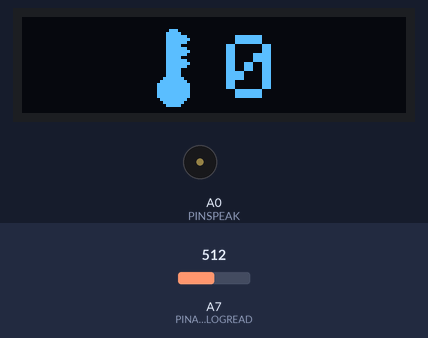
Bench run of a sketch on a simulated Arduino Nano, built with avr-gcc and run on an emulated ATmega328P. On the bench: 128×32 one-colour display, buzzer (waves = sounding). The inputs (shaded band) are chosen by the test bench; at power-on: A7 (PINANALOGREAD) = 512. What the sketch prints to the serial monitor is not drawn.

Above: at 3.2 s.
3.3 s: A7 (PINANALOGREAD) set to 381
At 5.7 s:
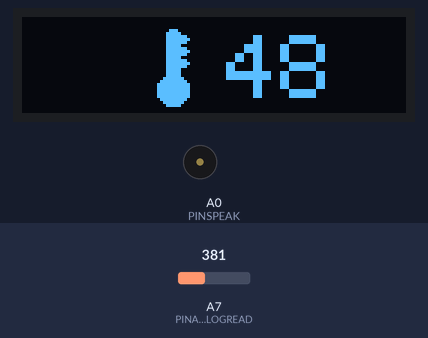
6.3 s: A7 (PINANALOGREAD) set to 358
At 7.21 s:
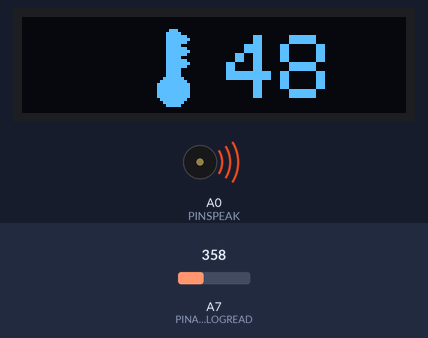
9.3 s: A7 (PINANALOGREAD) set to 306
At 11.7 s:
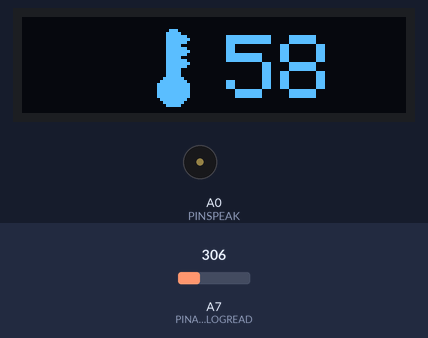
Timing chart, 0 to 13.2 s (numbered marks = the images above; inputs shaded):
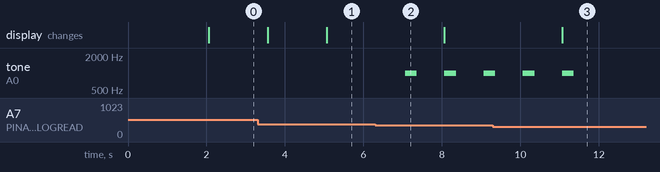

The sketch:

arduinoSSD1306TEMP.ino
```cpp
// (licence header left out)
#include <Arduino.h>
#include <Wire.h>
#include <Adafruit_GFX.h>
#include <Adafruit_SSD1306.h>

#define PINSPEAK A0 //Пин для подключения динамика
#define PINANALOGREAD A7
#define LIMITTEMP 50

#define SCREEN_WIDTH 128 // Ширина OLED-дисплея, в пикселях
#define SCREEN_HEIGHT 32 // Высота OLED-дисплея, в пикселях
// Декларация для дисплея SSD1306, подключенного к I2C (контакты SDA, SCL)
#define OLED_RESET -1 // Сброс pin-кода # (или -1, если используется общий pin-код сброса Arduino)

Adafruit_SSD1306 display(SCREEN_WIDTH, SCREEN_HEIGHT, &Wire, OLED_RESET);

int a = 0;
int b = 0;
int tempnow = 0; // Конечное значение, которое используется для всех вычислений

const int sizearrtemp = 5; // Размер массива для фильтрации // Если хочешь повысить фильтрацию и правность просто увеличивай число,  но тогда первый запуск будет  очень  длинным.
int arrtemp[sizearrtemp]; // Сам массив фильтрации

int flagspeakcount = 0;

uint32_t timer = 0; //Таймер для псевдомного поточности
uint32_t timer1 = 0; //Таймер для псевдомного поточности
uint32_t timer2 = 0; //Таймер для псевдомного поточности
uint32_t timer3 = 0; //Таймер для псевдомного поточности

void setup() {
  Serial.begin(115200); //Иницлизация порта
  Serial.println("Start OK!");
  for(int i = 0; i < sizearrtemp; i++){//Тут мы складываем все значения массива в сумму
    arrtemp[i] = 0; //Почистим в начале массив дабы избежать мусора при первом запуске
  }
  if (!display.begin(SSD1306_SWITCHCAPVCC, 0x3C)) {
    Serial.println(F("SSD1306 allocation failed"));
  }
  display.clearDisplay(); // Чистим буфер
  display.setCursor(14, 12);
  display.setTextColor(WHITE);
  display.setTextSize(2);
  display.println("START OK!");
  display.display();
  delay(2000);

}

void loop() {
  if(millis() - timer >= 1500){//START 1
    timer = millis();
    //Serial.print("Analog value: ");
    //Serial.println(a);
    Serial.print("The value in degrees: ");
    Serial.println(tempnow);
    display.clearDisplay();
    //display.drawRect(0, 0, 128, 32, WHITE); // это рамка для понимания

    display.fillCircle(50, 24, 5, WHITE); // Круг основание градусника
    display.fillRoundRect(48, 4, 5, 24, 2, WHITE);// Прямоугольник скругленный
    display.fillRoundRect(48, 6, 8, 3, 2, WHITE);
    display.fillRoundRect(48, 10, 8, 3, 2, WHITE);
    display.fillRoundRect(48, 14, 8, 3, 2, WHITE);

    display.setCursor(68, 6);
    display.setTextColor(WHITE);
    display.setTextSize(3);
    display.println(tempnow);
    display.display();
  }//END 1

  if(millis() - timer1 >= 500){//START 2
    timer1 = millis();
    a = analogRead(PINANALOGREAD); //Чтение аналогового значения  входа A7
    if(a>1020){b=-40;}
    if(a>1010 and a<1020){b=-16;}
    if(a>1000 and a<1010){b=-15;}
    if(a>990 and a<1000){b=-14;}
    if(a>980 and a<990){b=-13;}
    if(a>970 and a<980){b=-12;}
    if(a>960 and a<970){b=-11;}
    if(a>950 and a<960){b=-10;}
    if(a>940 and a<950){b=-9;}
    if(a>930 and a<940){b=-8;}
    if(a>920 and a<930){b=-7;}
    if(a>910 and a<920){b=-6;}
    if(a>900 and a<910){b=-5;}
    if(a>890 and a<900){b=-4;}
    if(a>880 and a<890){b=-3;}
    if(a>870 and a<880){b=-2;}
    if(a>860 and a<870){b=-1;}
    if(a>850 and a<860){b=0;}
    if(a>840 and a<850){b=1;}
    if(a>830 and a<840){b=2;}
    if(a>820 and a<830){b=3;}
    if(a>810 and a<820){b=4;}
    if(a>800 and a<810){b=5;}
    if(a>790 and a<800){b=6;}
    if(a>780 and a<790){b=7;}
    if(a>770 and a<780){b=8;}
    if(a>760 and a<770){b=9;}
    if(a>750 and a<760){b=10;}
    if(a>740 and a<750){b=11;}
    if(a>730 and a<740){b=12;}
    if(a>720 and a<730){b=13;}
    if(a>710 and a<720){b=14;}
    if(a>700 and a<710){b=15;}
    if(a>690 and a<700){b=16;}
    if(a>680 and a<690){b=17;}
    if(a>670 and a<680){b=18;}
    if(a>660 and a<670){b=19;}
    if(a>650 and a<660){b=20;}
    if(a>640 and a<650){b=21;}
    if(a>630 and a<640){b=22;}
    if(a>620 and a<630){b=23;}
    if(a>610 and a<620){b=24;}
    if(a>600 and a<610){b=25;}
    if(a>590 and a<600){b=26;}
    if(a>580 and a<590){b=27;}
    if(a>570 and a<580){b=28;}
    if(a>560 and a<570){b=29;}
    if(a>550 and a<560){b=30;}
    if(a>540 and a<550){b=31;}
    if(a>530 and a<540){b=32;}
    if(a>520 and a<530){b=33;}
    if(a>510 and a<520){b=34;}
    if(a>500 and a<510){b=35;}
    if(a>490 and a<500){b=36;}
    if(a>480 and a<490){b=37;}
    if(a>470 and a<480){b=38;}
    if(a>460 and a<470){b=39;}
    if(a>450 and a<460){b=40;}
    if(a>440 and a<450){b=41;}
    if(a>430 and a<440){b=42;}
    if(a>421 and a<430){b=43;}
    if(a>412 and a<421){b=44;}
    if(a>400 and a<412){b=45;}
    if(a>397 and a<400){b=46;}
    if(a>389 and a<397){b=47;}
    if(a>378 and a<389){b=48;}
    if(a>369 and a<378){b=49;}
    if(a>363 and a<369){b=50;}
    if(a>356 and a<363){b=51;}
    if(a>347 and a<356){b=52;}
    if(a>338 and a<347){b=53;}
    if(a>330 and a<338){b=54;}
    if(a>322 and a<330){b=55;}
    if(a>315 and a<322){b=56;}
    if(a>309 and a<315){b=57;}
    if(a>302 and a<309){b=58;}
    if(a>290 and a<302){b=59;}
    if(a>285 and a<290){b=60;}
    if(a>277 and a<285){b=61;}
    if(a>272 and a<277){b=62;}
    if(a>268 and a<272){b=63;}
    if(a>264 and a<268){b=64;}
    if(a>260 and a<264){b=65;}
    if(a>254 and a<260){b=66;}
    if(a>248 and a<254){b=67;}
    if(a>242 and a<248){b=68;}
    if(a>236 and a<242){b=69;}
    if(a>231 and a<236){b=70;}
    if(a>226 and a<231){b=71;}
    if(a>220 and a<226){b=72;}
    if(a>215 and a<220){b=73;}
    if(a>204 and a<215){b=74;}
    if(a>198 and a<204){b=75;}
    if(a>194 and a<198){b=76;}
    if(a>190 and a<194){b=77;}
    if(a>185 and a<190){b=78;}
    if(a>180 and a<185){b=79;}
    if(a>176 and a<180){b=80;}
    if(a>172 and a<176){b=81;}
    if(a>168 and a<172){b=82;}
    if(a>164 and a<168){b=83;}
    if(a>160 and a<164){b=84;}
    if(a>156 and a<160){b=85;}
    if(a>152 and a<156){b=86;}
    if(a>148 and a<152){b=87;}
    if(a>144 and a<148){b=88;}
    if(a>141 and a<144){b=89;}
    if(a>137 and a<141){b=90;}
    if(a>134 and a<137){b=91;}
    if(a>131 and a<134){b=92;}
    if(a>128 and a<131){b=93;}
    if(a>125 and a<128){b=94;}
    if(a>122 and a<125){b=95;}
    if(a>120 and a<122){b=96;}
    if(a>118 and a<120){b=97;}
    if(a>116 and a<118){b=98;}
    if(a>113 and a<116){b=99;}
    if(a>111 and a<113){b=100;}
    if(a>108 and a<111){b=101;}
    if(a>106 and a<108){b=102;}
    if(a>103 and a<106){b=103;}
    if(a>100 and a<103){b=104;}
    if(a>98 and a<100){b=105;}
    if(a>96 and a<98){b=106;}
    if(a>94 and a<96){b=107;}
    if(a>92 and a<94){b=108;}
    if(a>90 and a<92){b=109;}
    if(a>88 and a<90){b=110;}
    if(a>86 and a<88){b=111;}
    if(a>84 and a<86){b=112;}
    if(a>82 and a<84){b=113;}
    if(a>80 and a<82){b=114;}
    if(a>78 and a<80){b=115;}
    if(a>76 and a<78){b=116;}
    if(a>74 and a<76){b=117;}
    if(a>72 and a<74){b=118;}
    if(a>70 and a<72){b=119;}
    if(a>68 and a<70){b=120;}
    if(a>66 and a<68){b=121;}
    if(a>64 and a<66){b=122;}
    if(a>62 and a<64){b=123;}
    if(a>60 and a<62){b=124;}
    if(a>58 and a<60){b=125;}
    if(a>56 and a<58){b=126;}
    if(a>54 and a<56){b=127;}
    if(a>53 and a<54){b=128;}
    if(a>52 and a<53){b=129;}
    if(a>51 and a<52){b=130;}
    if(a>50 and a<51){b=131;}
    if(a>49 and a<50){b=132;}
    if(a>48 and a<49){b=133;}
    if(a>47 and a<48){b=134;}
    if(a>46 and a<47){b=135;}
    if(a>45 and a<46){b=136;}
    if(a>44 and a<45){b=137;}
    if(a>43 and a<44){b=138;}
    if(a>42 and a<43){b=139;}
    if(a>41 and a<42){b=140;}
    if(a>40 and a<41){b=141;}
    if(a>39 and a<40){b=142;}
    if(a>38 and a<39){b=143;}
    if(a>37 and a<38){b=144;}
    if(a>36 and a<37){b=145;}
    if(a>35 and a<36){b=146;}
    if(a>34 and a<35){b=147;}
    if(a>33 and a<34){b=148;}
    if(a>32 and a<33){b=149;}
    if(a<32){b=150;}

    int sumarrtemp = 0;// Данная  переменная используется, чтобы  хранить сумму всей чисел массива
    arrtemp[0] = b;//В первый индекс массива пишем считанное значение
    for(int i = 0; i < sizearrtemp-1; i++){// Тут мы  все значения сдвигаем на один вверх имитируя очередь
      arrtemp[i+1] = arrtemp[i]; //Смещаем массив
    }
    for(int i = 0; i < sizearrtemp; i++){//Тут мы складываем все значения массива в сумму
      sumarrtemp = sumarrtemp + arrtemp[i];
    }
    tempnow = sumarrtemp / sizearrtemp;//Тут мы вычисляем среднее и его и  будет показывать в работе.
  }//END 2

  if(millis() - timer2 >= 1000){//START 3
    timer2 = millis();
    if((LIMITTEMP <= tempnow) &&  (flagspeakcount < 5)){
        tone(PINSPEAK, 1000, 300);
        flagspeakcount++;
        Serial.println("HOT");
    }
  }//END 3

  if(millis() - timer3 >= 30000){//START 4
    timer3 = millis();
    flagspeakcount = 0;
    Serial.println("TIMER NULL");
    /*
    Выше мы просто при каждом пищании прибавляем к счетчику +1, а в этом месте мы  берем и каждые 30 секунд  его отчищаем.
    т.е. у нас будет что  при превышении температуры 5 раз пищать, потом молчит. Через 30 секунд значение обнуляется и он опять будет пищать.
    */
  }//END 4

}
```

Measured:
- the behaviour switches between 369 and 368 on A7 (PINANALOGREAD) (found by bisection; images 1 and 2)
- after the input at 3.3 s, the display: first differs from a run without the input after 1.8 s (image 1)
- after the input at 6.3 s, tone on A0 (PINSPEAK): alternates 1000 Hz for 0.30 s and silent for 0.70 s, starting after 0.76 s
- after the input at 9.3 s, the display: changes after 1.8 s (image 3)
